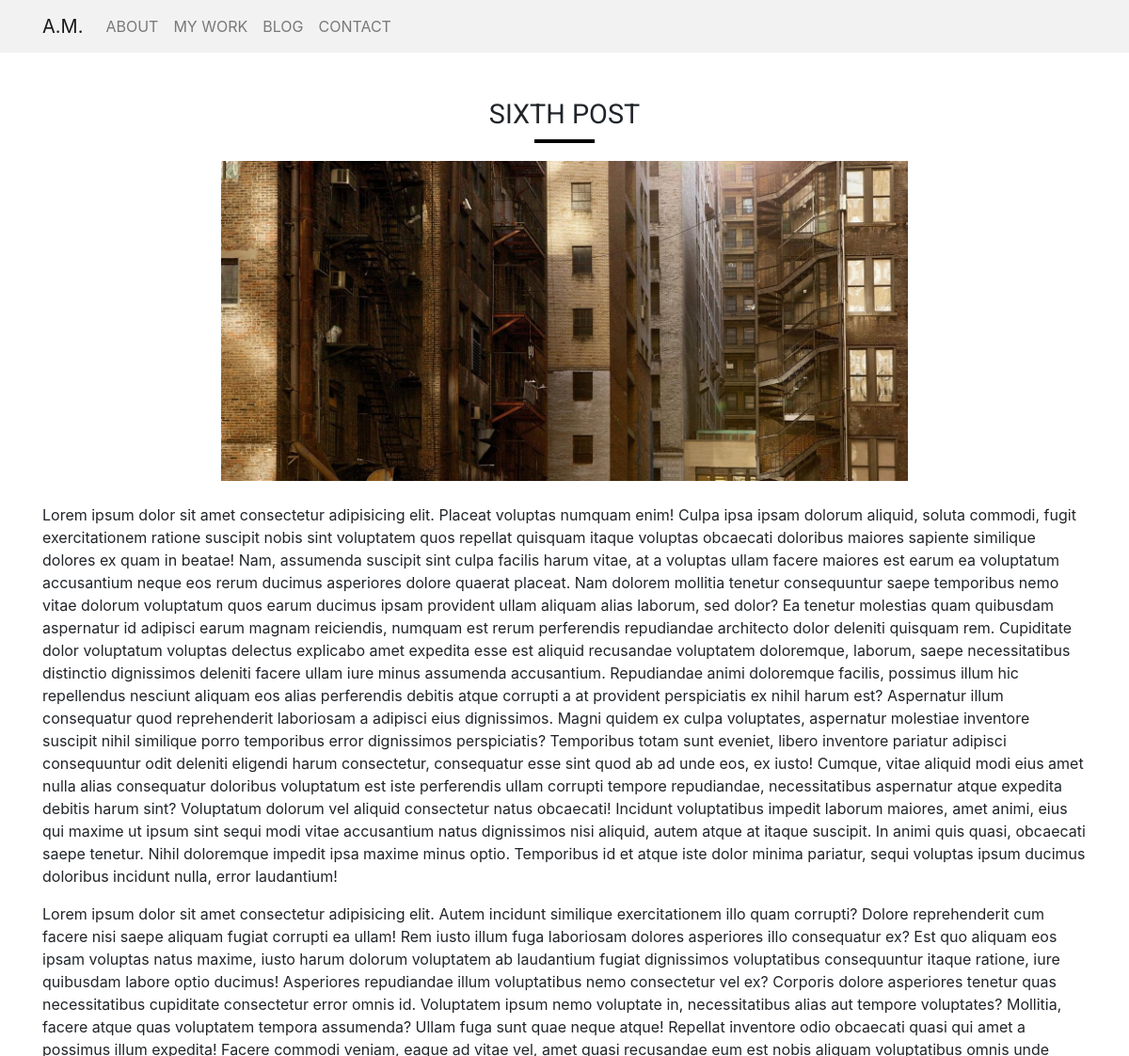
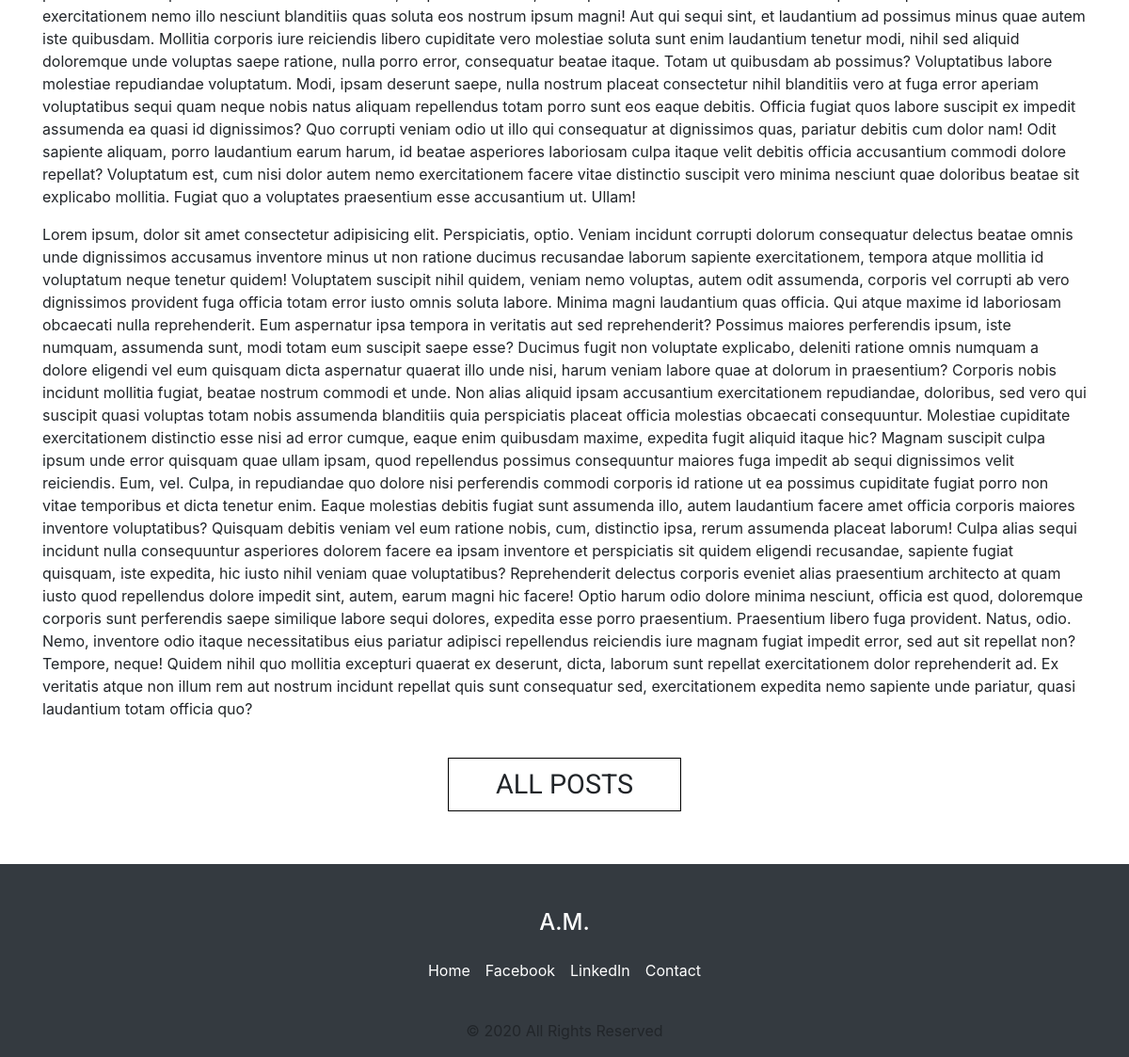
Page /single_post.php?post-slug=sixth-post on the committed database (2 pictures, top to bottom).
### tables this page shows
CREATE TABLE `posts` (
  `id` int(11) NOT NULL,
  `title` varchar(255) NOT NULL,
  `slug` varchar(255) NOT NULL,
  `image` varchar(255) NOT NULL,
  `body` text NOT NULL,
  `published` tinyint(1) NOT NULL,
  `created_at` timestamp NOT NULL DEFAULT current_timestamp() ON UPDATE current_timestamp(),
  `updated_at` timestamp NOT NULL DEFAULT '0000-00-00 00:00:00'
);

### includes/public_functions.php (called while the page is built, shortened)
<?php
function getPost($slug){
	global $conn;
	$post_slug = $_GET['post-slug'];
	$sql = "SELECT * FROM posts WHERE slug='$post_slug' AND published=true";
	$result = mysqli_query($conn, $sql);
	$post = mysqli_fetch_assoc($result);
	return $post;
}

### single_post.php (the view, shortened to what this page needs)
<?php include('config.php'); ?>
<?php include('includes/public_functions.php'); ?>
<?php
if (isset($_GET['post-slug'])) {
    $post = getPost($_GET['post-slug']);
}
?>
<?php include('includes/head_section.php'); ?>
</head>
<body>
    <div class="vh100">
        <?php include(ROOT_PATH . '/includes/navbar.php'); ?>
        <div class="container py-5">
            <div class="row text-center text-uppercase mb-4">
                <div class="col">
                    <?php if ($post['published'] == false) : ?>
                        <h2>Sorry... This post has not been published</h2>
                </div>
            </div>
                    <?php else : ?>
                        <h2><?php echo $post['title']; ?></h2>
                </div>
            </div>
            <div class="row">
            <div class="col-12 col-sm-10 offset-sm-1 col-md-8 offset-md-2 mb-2">
                    <img src="<?php echo BASE_URL . '/static/images/' . $post['image']; ?>" width="100%" class="hover-noshadow">
                </div>
            <div class="col-12 pb-2">
                    <p class="single-post-body"><?php echo $post['body']; ?></p>
                </div>
            </div>
                    <?php endif ?>
            <div class="row pt-3 d-flex justify-content-center">
                <a href="blog.php" class="text-decoration-none text-body text-uppercase">
                    <h3 id="blog-button">All posts</h3>
                </a>
            </div>
        </div>
    </div>
    <?php include(ROOT_PATH . '/includes/footer_section.php'); ?>

### static/css/style.css (style rules this page uses)
html { scroll-behavior: smooth; }
h2, h3 { font-family: 'Roboto', sans-serif; font-weight: 400; font-size: 1.8rem; }
h2::after { content: ""; height: 0.2rem; width: 4rem; position: absolute; left: calc(50% - 2rem); bottom: -5px; background-color: #000; }
img { transition: 0.3s; }
#blog-button { display: inline-block; padding: 10px 50px; border: 1px solid black; transition: all 0.2s; box-shadow: 0; }
.vh100 { min-height: calc(100vh - 204px); }
.single-post-body { font-size: 1.1rem; }
.single-post-body::first-letter { font-size: 1.5rem; }

### rows in the picture
posts: title "SIXTH POST", image (picture), body "Lorem ipsum dolor sit amet consectetur adipisicing elit. Placeat voluptas numquam enim! Culpa ipsa ipsam dolorum aliquid, soluta commodi, fugit exercitationem ratione suscipit nobis sint voluptatem quos repellat quisquam itaque voluptas obcaecati doloribus maiores sapiente similique dolores ex quam in beatae! Nam, assumenda suscipit sint culpa facilis harum vitae, at a voluptas ullam facere maiores est earum ea voluptatum accusantium neque eos rerum ducimus asperiores dolore quaerat placeat. Nam dolorem mollitia tenetur consequuntur saepe temporibus nemo vitae dolorum voluptatum quos earum ducimus ipsam provident ullam aliquam alias laborum, sed dolor? Ea tenetur molestias quam quibusdam…"
